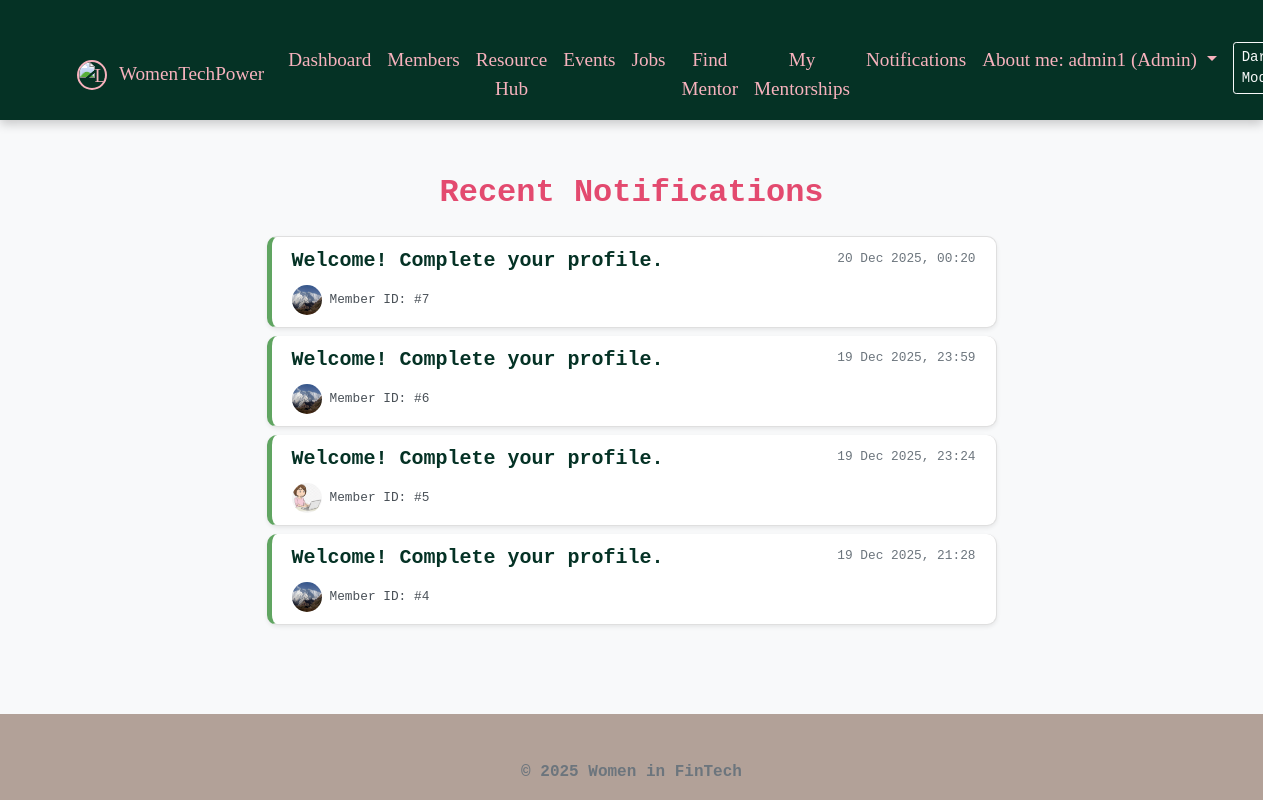
The page /notifications.php (signed in) on the database its author committed.
### tables this page shows
CREATE TABLE `notifications` (
  `id` int(11) NOT NULL,
  `member_id` int(11) DEFAULT NULL,
  `message` text DEFAULT NULL,
  `read_status` tinyint(1) DEFAULT 0,
  `created_at` timestamp NOT NULL DEFAULT current_timestamp()
);

CREATE TABLE `members` (
  `id` int(11) NOT NULL,
  `first_name` varchar(50) NOT NULL,
  `last_name` varchar(50) NOT NULL,
  `email` varchar(100) NOT NULL,
  `password` varchar(255) DEFAULT NULL,
  `role` enum('member','mentor','admin') DEFAULT 'member',
  `profession` varchar(100) DEFAULT NULL,
  `company` varchar(100) DEFAULT NULL,
  `expertise` text DEFAULT NULL,
  `linkedin_profile` varchar(255) DEFAULT NULL,
  `status` enum('active','pending','mentor') DEFAULT 'pending',
  `created_at` timestamp NOT NULL DEFAULT current_timestamp(),
  `profile_image` varchar(255) DEFAULT NULL
);

### notifications.php (the view, shortened to what this page needs)
<?php
include_once "includes/header.php";
$database = new Database();
$db = $database->getConnection();
$query = "SELECT n.*, m.first_name, m.last_name, m.profile_image
          FROM notifications n
          JOIN members m ON n.member_id = m.id
          ORDER BY n.created_at DESC";
$stmt = $db->query($query);
?>
<div class="row justify-content-center">
    <div class="col-md-8">
        <h2 class="mb-4" style="color: var(--raspberry);">Recent Notifications</h2>
        <div class="list-group">
            <?php while ($row = $stmt->fetch(PDO::FETCH_ASSOC)): ?>
                <div class="list-group-item list-group-item-action flex-column align-items-start mb-2 shadow-sm" style="border-radius: 10px; border-left: 5px solid var(--soft-green);">
                    <div class="d-flex w-100 justify-content-between">
                        <h5 class="mb-1" style="color: var(--deep-green);">
                            <?php echo htmlspecialchars($row['message']); ?>
                        </h5>
                        <small class="text-muted"><?php echo date('d M Y, H:i', strtotime($row['created_at'])); ?></small>
                    </div>
                    <div class="mt-2 d-flex align-items-center">
                        <?php $img = !empty($row['profile_image']) ? "uploads/".$row['profile_image'] : "https://via.placeholder.com/30"; ?>
                        <img src="<?php echo $img; ?>" class="rounded-circle mr-2" width="30" height="30">
                        <small>Member ID: #<?php echo $row['member_id']; ?></small>
                    </div>
                </div>
            <?php endwhile; ?>
        </div>
    </div>
</div>
<?php include_once "includes/footer.php"; ?>

### css/style.css (style rules this page uses)
:root { --deep-green: #053225; --raspberry: #E34A6F; --pale-pink: #F7B2BD; --greige: #B2A198; --soft-green: #60A561; --bg-color: #f8f9fa; --text-color: var(--deep-green); --card-bg: #ffffff; --nav-bg: var(--deep-green); --btn-color: var(--raspberry); --link-color: var(--raspberry); }
body { font-family: 'Rockwell', 'Courier Bold', Courier, Georgia, Times, 'Times New Roman', serif; background-color: var(--bg-color); color: var(--text-color); min-height: 100vh; display: flex; flex-direction: column; text-align: center; transition: background-color 0.3s ease, color 0.3s ease; }
h1, h2, h3, h4, h5 { font-weight: bold; color: var(--raspberry); margin-bottom: 20px; }

### rows shown on the page
notifications: message "Welcome! Complete your profile.", created_at "20 Dec 2025, 00:20", member.profile_image (picture), member "7"
notifications: message "Welcome! Complete your profile.", created_at "19 Dec 2025, 23:59", member.profile_image (picture), member "6"
notifications: message "Welcome! Complete your profile.", created_at "19 Dec 2025, 23:24", member.profile_image (picture), member "5"
notifications: message "Welcome! Complete your profile.", created_at "19 Dec 2025, 21:28", member.profile_image (picture), member "4"

### other values the page prints
$_SESSION['name'] "admin1"
$_SESSION['role'] "Admin"
